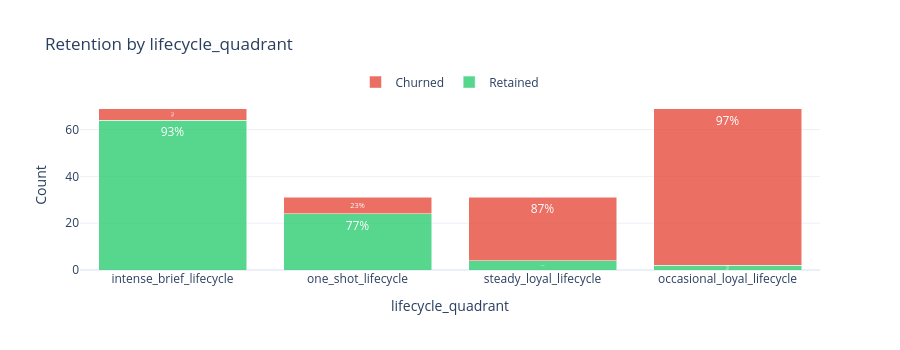
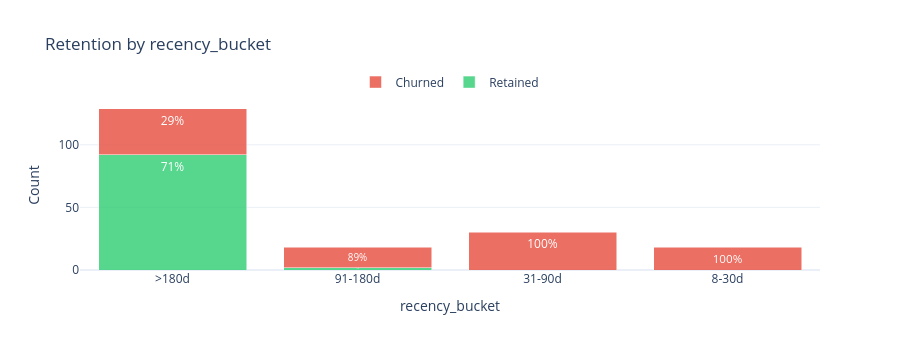

Notebook code for these charts, in order:
### Markdown cell above
## 5.6 Categorical Feature Analysis

Retention rates by category help identify which segments are at higher risk.

**📖 What to Look For:**
- Categories with **low retention rates** = high-risk segments for intervention
- **Large variation** across categories = strong predictive feature
- **Small categories** with extreme rates may be unreliable (small sample size)

**📊 Metrics Explained:**
- **Retention Rate**: % of customers in category who were retained
- **Lift**: How much better/worse than overall retention rate (>1 = better, <1 = worse)
- **Cramér's V**: Strength of association (0-1 scale, like correlation for categorical)

### Code cell
from customer_retention.stages.profiling import CategoricalTargetAnalyzer

if findings.target_column:
    target = findings.target_column
    overall_retention = df[target].mean()

    categorical_cols = [
        name for name, col in findings.columns.items()
        if col.inferred_type in [ColumnType.CATEGORICAL_NOMINAL, ColumnType.CATEGORICAL_ORDINAL]
        and name not in TEMPORAL_METADATA_COLS
    ]

    print("=" * 80)
    print("CATEGORICAL FEATURE ANALYSIS")
    print("=" * 80)
    print(f"Overall retention rate: {overall_retention:.1%}")

    if categorical_cols:
        # Use framework analyzer for summary
        cat_analyzer = CategoricalTargetAnalyzer(min_samples_per_category=10)
        summary_df = cat_analyzer.analyze_multiple(df, categorical_cols, target)

        print("\n📈 Categorical Feature Strength (Cramér's V):")
        print("-" * 60)
        for _, row in summary_df.iterrows():
            if row["cramers_v"] >= 0.3:
                strength = "Strong"
                emoji = "🔴"
            elif row["cramers_v"] >= 0.1:
                strength = "Moderate"
                emoji = "🟡"
            else:
                strength = "Weak"
                emoji = "🟢"
            sig = "***" if row["p_value"] < 0.001 else "**" if row["p_value"] < 0.01 else "*" if row["p_value"] < 0.05 else ""
            print(f"  {emoji} {row['feature']}: V={row['cramers_v']:.3f} ({strength}) {sig}")

        # Detailed analysis for each categorical feature
        for col_name in categorical_cols[:5]:
            result = cat_analyzer.analyze(df, col_name, target)

            print(f"\n{'='*60}")
            print(f"📊 {col_name.upper()}")
            print("="*60)

            # Display stats table
            if len(result.category_stats) > 0:
                display_stats = result.category_stats[['category', 'total_count', 'retention_rate', 'lift', 'pct_of_total']].copy()
                display_stats['retention_rate'] = display_stats['retention_rate'].apply(lambda x: f"{x:.1%}")
                display_stats['lift'] = display_stats['lift'].apply(lambda x: f"{x:.2f}x")
                display_stats['pct_of_total'] = display_stats['pct_of_total'].apply(lambda x: f"{x:.1%}")
                display_stats.columns = [col_name, 'Count', 'Retention Rate', 'Lift', '% of Data']
                display_table(display_stats)

                # Stacked bar chart
                cat_stats = result.category_stats
                categories = cat_stats['category'].tolist()
                retained_counts = cat_stats['retained_count'].tolist()
                churned_counts = cat_stats['churned_count'].tolist()

                fig = go.Figure()

                fig.add_trace(go.Bar(
                    name='Retained',
                    x=categories,
                    y=retained_counts,
                    marker_color='rgba(46, 204, 113, 0.8)',
                    text=[f"{r/(r+c)*100:.0f}%" for r, c in zip(retained_counts, churned_counts)],
                    textposition='inside',
                    textfont=dict(color='white', size=12)
                ))

                fig.add_trace(go.Bar(
                    name='Churned',
                    x=categories,
                    y=churned_counts,
                    marker_color='rgba(231, 76, 60, 0.8)',
                    text=[f"{c/(r+c)*100:.0f}%" for r, c in zip(retained_counts, churned_counts)],
                    textposition='inside',
                    textfont=dict(color='white', size=12)
                ))

                fig.update_layout(
                    barmode='stack',
                    title=f"Retention by {col_name}",
                    xaxis_title=col_name,
                    yaxis_title="Count",
                    template='plotly_white',
                    height=350,
                    legend=dict(orientation="h", yanchor="bottom", y=1.02, xanchor="center", x=0.5)
                )
                display_figure(fig)

                # Flag high-risk categories from framework result
                if result.high_risk_categories:
                    print("\n  ⚠️ High-risk categories (lift < 0.9x):")
                    for cat in result.high_risk_categories:
                        cat_row = cat_stats[cat_stats['category'] == cat].iloc[0]
                        print(f"     • {cat}: {cat_row['retention_rate']:.1%} retention ({cat_row['lift']:.2f}x lift)")
    else:
        print("\n  ℹ️ No categorical columns detected.")
else:
    print("No target column available for categorical analysis.")

### Figure 1 — Plotly figure (JSON) as saved in the notebook; plotly's stock layout.template omitted (floating-point values rounded to 4 significant figures)
{"data": [{"marker": {"color": "rgba(46, 204, 113, 0.8)"}, "name": "Retained", "text": ["93%", "77%", "13%", "3%"], "textfont": {"color": "white", "size": 12}, "textposition": "inside", "type": "bar", "x": ["intense_brief_lifecycle", "one_shot_lifecycle", "steady_loyal_lifecycle", "occasional_loyal_lifecycle"], "y": [64, 24, 4, 2]}, {"marker": {"color": "rgba(231, 76, 60, 0.8)"}, "name": "Churned", "text": ["7%", "23%", "87%", "97%"], "textfont": {"color": "white", "size": 12}, "textposition": "inside", "type": "bar", "x": ["intense_brief_lifecycle", "one_shot_lifecycle", "steady_loyal_lifecycle", "occasional_loyal_lifecycle"], "y": [5, 7, 27, 67]}], "layout": {"barmode": "stack", "height": 350, "legend": {"orientation": "h", "x": 0.5, "xanchor": "center", "y": 1.02, "yanchor": "bottom"}, "title": {"text": "Retention by lifecycle_quadrant"}, "xaxis": {"title": {"text": "lifecycle_quadrant"}}, "yaxis": {"title": {"text": "Count"}}}}

### Figure 2 — Plotly figure (JSON) as saved in the notebook; plotly's stock layout.template omitted (floating-point values rounded to 4 significant figures)
{"data": [{"marker": {"color": "rgba(46, 204, 113, 0.8)"}, "name": "Retained", "text": ["71%", "11%", "0%", "0%"], "textfont": {"color": "white", "size": 12}, "textposition": "inside", "type": "bar", "x": [">180d", "91-180d", "31-90d", "8-30d"], "y": [92, 2, 0, 0]}, {"marker": {"color": "rgba(231, 76, 60, 0.8)"}, "name": "Churned", "text": ["29%", "89%", "100%", "100%"], "textfont": {"color": "white", "size": 12}, "textposition": "inside", "type": "bar", "x": [">180d", "91-180d", "31-90d", "8-30d"], "y": [37, 16, 30, 18]}], "layout": {"barmode": "stack", "height": 350, "legend": {"orientation": "h", "x": 0.5, "xanchor": "center", "y": 1.02, "yanchor": "bottom"}, "title": {"text": "Retention by recency_bucket"}, "xaxis": {"title": {"text": "recency_bucket"}}, "yaxis": {"title": {"text": "Count"}}}}
